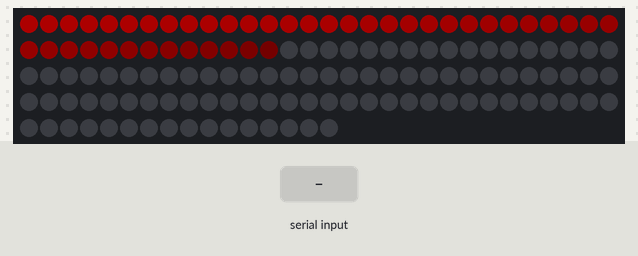
Simulated run of this sketch. Board: Arduino Uno, built with avr-gcc and run on an emulated ATmega328P. Parts: 136 RGB LEDs in strip order, left to right, continuing on the next row. The test bench sets the inputs (shaded band). Dim RGB values are drawn brighter than linear; what the sketch prints to the serial monitor is not drawn.

Above: at 4.8 s.
6.4 s: "A" received over the second serial link
At 6.64 s:
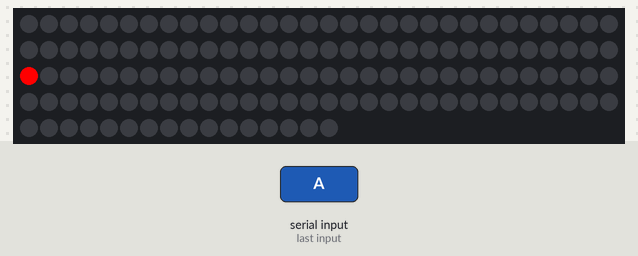
7.9 s: "B" received over the second serial link
At 8.05 s:
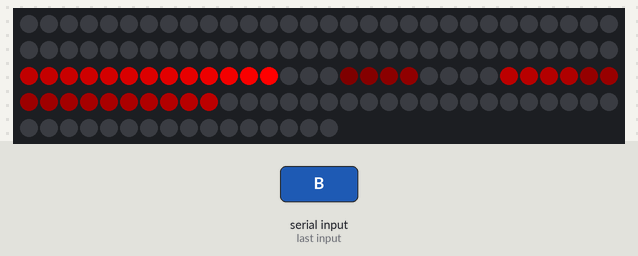
9.4 s: "C" received over the second serial link
At 9.55 s:
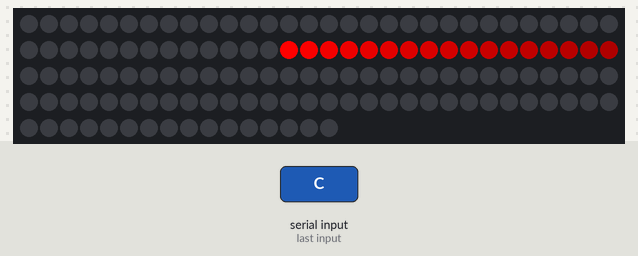
10.9 s: "D" received over the second serial link
At 12.97 s:
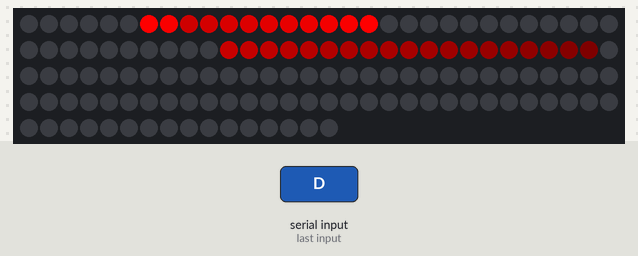
Timing chart, 0 to 13.4 s (numbered marks = the images above; inputs shaded):
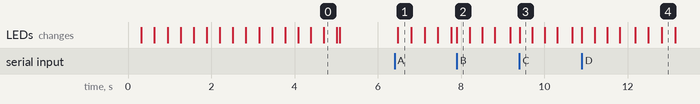

The sketch:

pal_indicator.ino
```cpp
#include <FastLED.h>
#include <SoftwareSerial.h>

// How many leds in your strip?
#define NUM_LEDS 136
#define DATA_PIN 6

typedef enum _indicator {
  NONE = 0x00,
  INVALID = 0x01,
  FRONT_LEFT = 0xAA,
  FRONT_RIGHT = 0xBB,
  BACK_LEFT = 0xCC,
  BACK_RIGHT = 0xDD,
  OFF = 0xFF
} Indicator;

// Define the array of leds
CRGB leds[NUM_LEDS];

const int ARROW_COUNT = 4;

const int ARROW_LED_COUNT = 36;
int arrow[4][ARROW_LED_COUNT];
Indicator active_indicator = OFF;
bool fresh_start = true;

SoftwareSerial softSerial(10, 11); // RX, TX

void setup() {
  Serial.begin(57600);
  Serial.println("resetting");
  softSerial.begin(300);
  LEDS.addLeds<NEOPIXEL, DATA_PIN>(leds, NUM_LEDS);
  LEDS.setBrightness(255);

  // Set the main arrow branch LEDs
  int start_val[4] = {60, 59, 60, 59};
  for (int i = 0; i < 20; i++) {
    for (int j = 0; j < ARROW_COUNT; j++) {
      arrow[j][i] = j % 2 ? start_val[j] - i : start_val[j] + i;
    }
  }

  // Set the arrow head LEDs
  for (int i = 0; i < ARROW_COUNT; i++) {
    int sign1 = i % 2 ? -1 : 1;
    int sign2 = i == 1 || i == 2 ? -1 : 1;
    int sign3 = i == 0 || i == 3 ? -1 : 1;
    int offset = i < 2 ? 9 : 32;

    for (int j = 0; j < 12; j++) {
      arrow[i][20 + j] = arrow[i][19] + offset * sign1 + j * sign2;
      if (j >= 8) {
        arrow[i][24 + j] = arrow[i][20 + j] + 12 * sign3;
      }
    }
    reverseLastN(arrow[i], ARROW_LED_COUNT, 4);
  }

  startupSplash();
  fadeOut();
}

void loop() {

  Indicator new_indicator = checkSerial();

  if (new_indicator != NONE) {

    // Fade out any active indicator
    // Check to see if there's an error
    if (new_indicator == INVALID) {
      for (int i = 0; i < NUM_LEDS; i++) {
        leds[i] = CRGB::Black;
        FastLED.show();
      }
      Serial.println("Sending error code...");
      for (int i = 0; i < 6; i++) {
        softSerial.print('X');
      }
      active_indicator == OFF;
    }
    else {
      if (active_indicator != OFF) {
        Serial.println("Fading");
        fadeOut();
        Serial.println("Done fading");
      }
      active_indicator = new_indicator;
    }
    fresh_start = true;
  }

  updateAnimation(active_indicator, fresh_start);
  fresh_start = false;

}

void reverseLastN(int* list, int list_len, int rev_count) {
  int temp[rev_count];
  for (int i = 0; i < 4; i++) {
    temp[i] = list[list_len - rev_count + i];
  }
  for (int i = 0; i < rev_count; i++) {
    list[list_len - rev_count + i] = temp[rev_count - 1 - i];
  }
}

void fadeall() {
  for (int i = 0; i < NUM_LEDS; i++) {
    leds[i].nscale8(250);
  }
}

Indicator checkSerial() {
  Indicator ret = NONE;
  if (softSerial.available()) {
    Serial.println("*");
    delay(50);
    char input = 0;

    // Keep reading till we get to a good character
    while (softSerial.available() && !inputOk(input)) {
      input = softSerial.read();
      Serial.println(input);
    }

    // Dump the rest of the buffer
    while (softSerial.available()) {
      softSerial.read();
    }

    // If it's bad input, ignore it
    if (!inputOk(input)) {
      Serial.println("Bad input");
      ret = INVALID;
    }

    // Clear any remaining characters
    while (softSerial.available()) {
      softSerial.read();
    }

    if (ret != INVALID) {
      switch (input) {
        case 'A':
          ret = FRONT_LEFT;
          break;
        case 'B':
          ret = FRONT_RIGHT;
          break;
        case 'C':
          ret = BACK_LEFT;
          break;
        case 'D':
          ret = BACK_RIGHT;
          break;
        case 'F':
          ret = OFF;
          break;
        default:
          ret = 0;
          break;
      }
    }

    Serial.println("#");
  }
  return ret;
}

bool inputOk(int input) {
  if (input >= 'A' && input <= 'D' || input == 'F') {
    return true;
  }
  else {
    return false;
  }
}

void updateAnimation(Indicator indicator, bool fresh_start) {

  int arrow_val = -1;
  switch (indicator) {
    case OFF:
      return;
      break;
    case FRONT_LEFT:
      arrow_val = 0;
      break;
    case FRONT_RIGHT:
      arrow_val = 1;
      break;
    case BACK_LEFT:
      arrow_val = 2;
      break;
    case BACK_RIGHT:
      arrow_val = 3;
      break;
  }

  const int UPDATE_INTERVAL = 25;
  static long last_update = millis();

  if (millis() - last_update > UPDATE_INTERVAL) {

    // Pseudo for loop
    static int j = 0;
    if (fresh_start || j == ARROW_LED_COUNT - 4) {
      j = 0;
    }

    leds[arrow[arrow_val][j]] = CRGB::Red; //CHSV(hue++, 255, 255);

    if (j >= ARROW_LED_COUNT - 8) {
      leds[arrow[arrow_val][j + 4]] = CRGB::Red; //CHSV(hue++, 255, 255);
    }

    // Show the leds
    FastLED.show();
    // now that we've shown the leds, reset the i'th led to black
    // leds[i] = CRGB::Black;
    fadeall();
    fadeall();
    fadeall();
    fadeall();

    j++;
    last_update = millis();
  }

}

void fadeOut() {
  for (int j = 0; j < 120; j++) {
    fadeall();
    FastLED.show();
    delay(2);
  }
}

void startupSplash() {
  static uint8_t hue = 0;
  Serial.print("x");
  // First slide the led in one direction
  for(int i = 0; i < NUM_LEDS; i++) {
    // Set the i'th led to red
    leds[i] = CHSV(hue++, 255, 255);
    // Show the leds
    FastLED.show();
    // now that we've shown the leds, reset the i'th led to black
    // leds[i] = CRGB::Black;
    fadeall();
    // Wait a little bit before we loop around and do it again
    delay(10);
  }
  Serial.print("x");

  // Now go in the other direction.
  for(int i = (NUM_LEDS)-1; i >= 0; i--) {
    // Set the i'th led to red
    leds[i] = CHSV(hue++, 255, 255);
    // Show the leds
    FastLED.show();
    // now that we've shown the leds, reset the i'th led to black
    // leds[i] = CRGB::Black;
    fadeall();
    // Wait a little bit before we loop around and do it again
    delay(10);
  }
}

void demoMode() {
  static uint8_t hue = 0;
  // First slide the led in one direction
  for (int i = 0; i < ARROW_COUNT; i++) {
    for (int k = 0; k < 4; k++) {
      for (int j = 0; j < ARROW_LED_COUNT - 4; j++) {
        char output[100];
        sprintf(output, "i: %d, j: %d, px: %d", i, j, arrow[i][j]);
        Serial.println(output);

        leds[arrow[i][j]] = CRGB::Red; //CHSV(hue++, 255, 255);

        if (j >= ARROW_LED_COUNT - 8) {
          leds[arrow[i][j + 4]] = CRGB::Red; //CHSV(hue++, 255, 255);
        }

        // Show the leds
        FastLED.show();
        // now that we've shown the leds, reset the i'th led to black
        // leds[i] = CRGB::Black;
        fadeall();
        fadeall();
        fadeall();
        fadeall();

        // Wait a little bit before we loop around and do it again
        delay(25);
      }
    }
    for (int j = 0; j < 120; j++) {
      fadeall();
      FastLED.show();
      delay(6);
    }
    delay(500);
  }
}
```

Measured:
- after the input at 6.4 s, the LEDs: change after 0.08 s (image 1)
